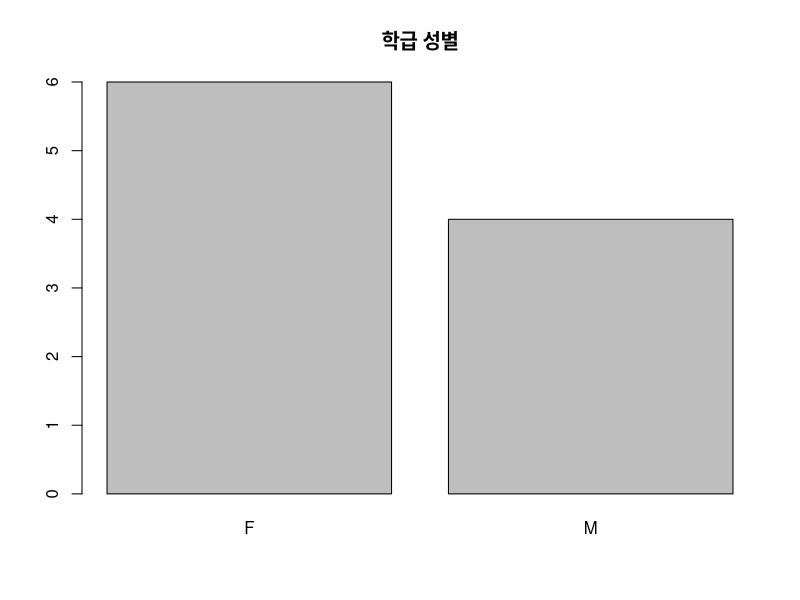
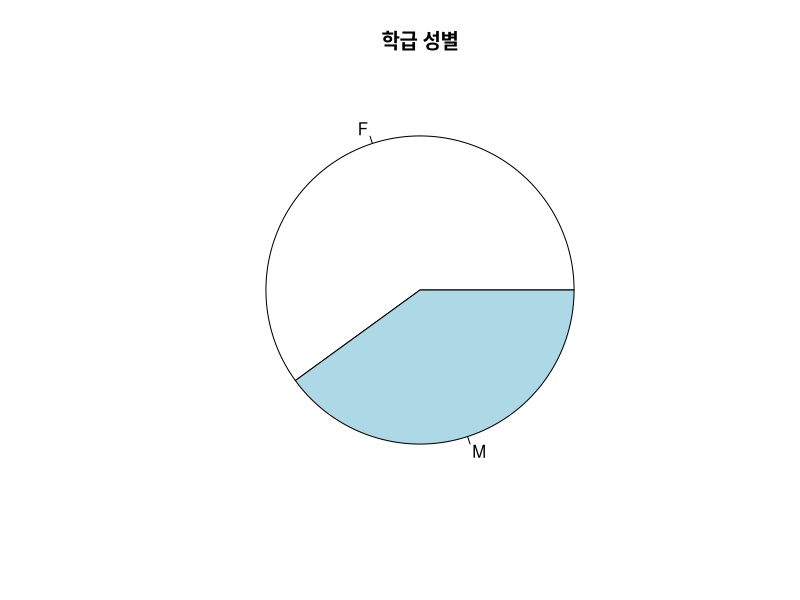
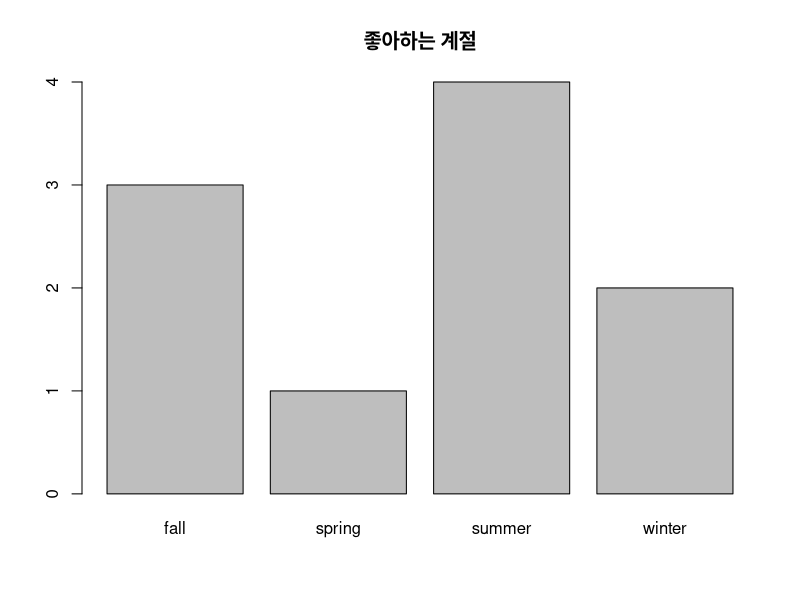
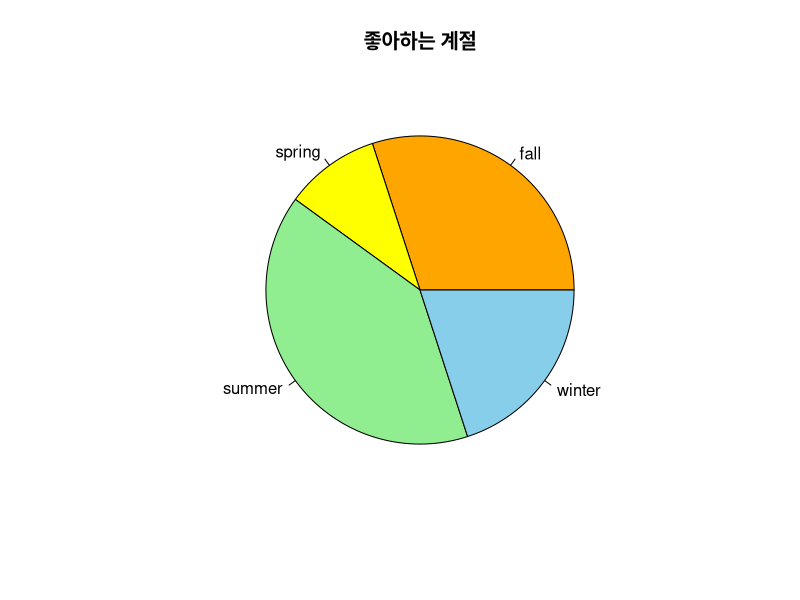
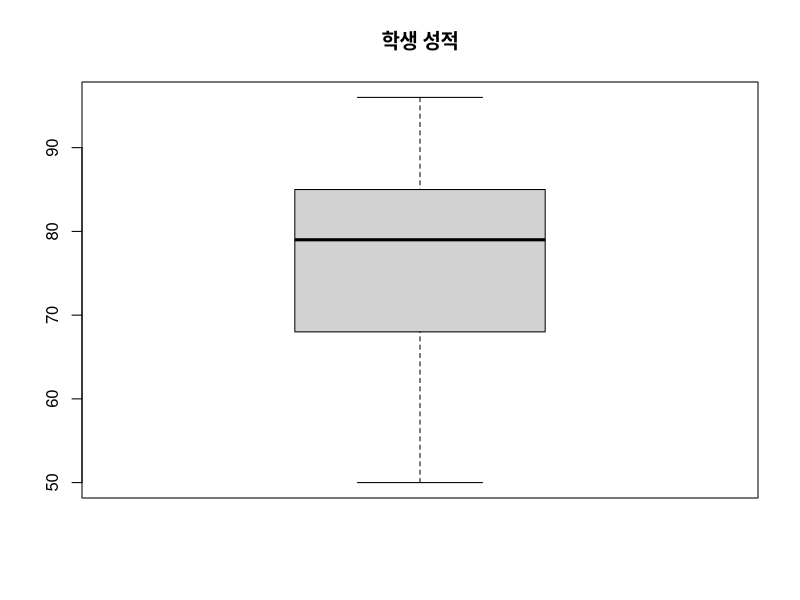
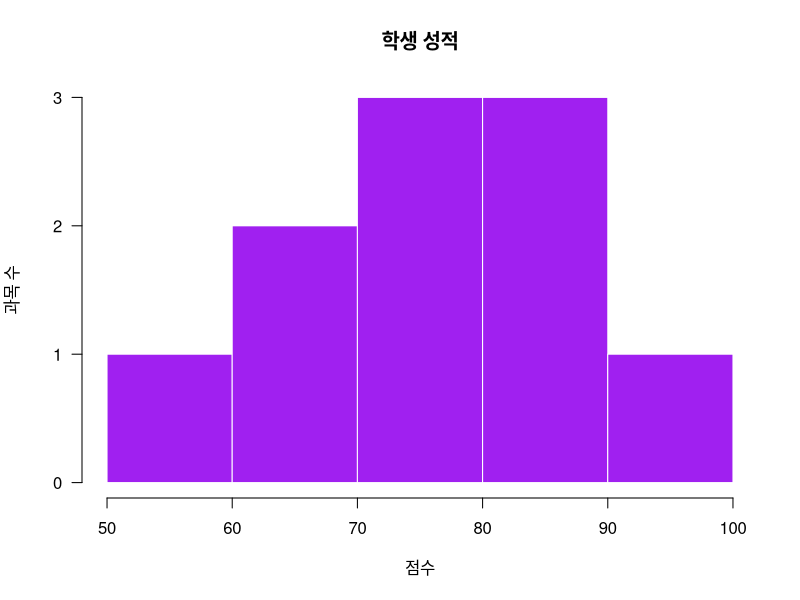
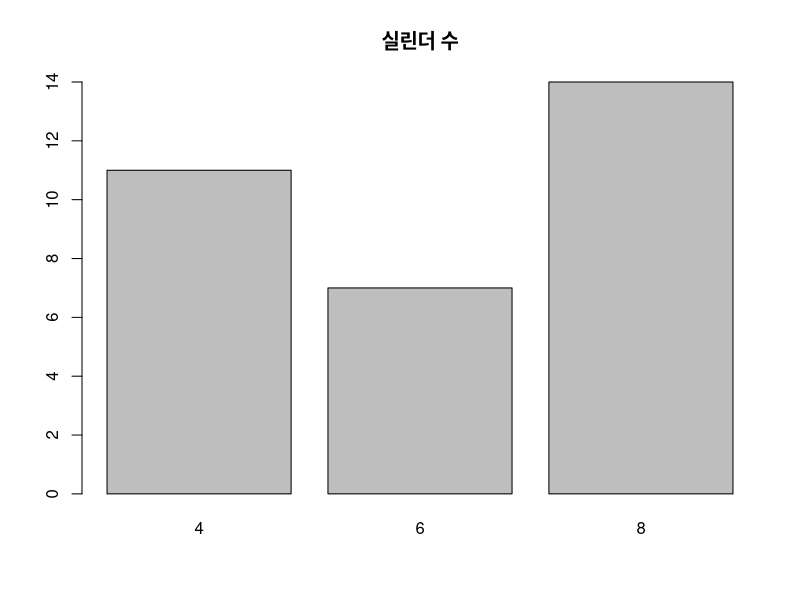
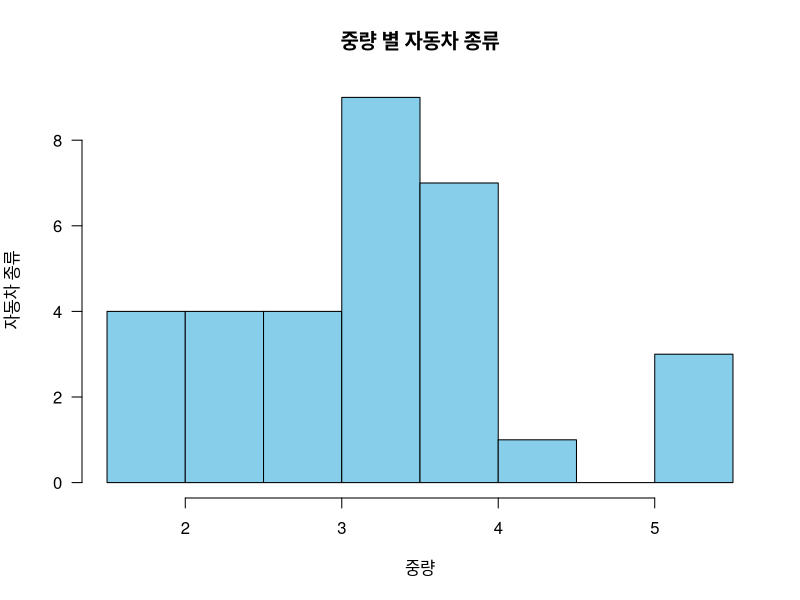

The R source for these figures, in order:
# 윤완덕 20200518

# 문1

# F F F M M F F F M M

# 1.위의 자료를 gender 벡터에 저장하시오.
gender <- c('F','F','F','M','M','F','F','F','M','M')
gender

# 2.gender에 있는 값들에 대해 도수분포표를 작성하여 출력하시오.
table(gender)

# 3.gender에 있는 값들에 대해 막대그래프를 작성하여 출력하시오.
barplot(table(gender),main = '학급 성별')

# 4. gender에 있는 값들에 대해 원그래프를 작성하여 출력하시오.
pie(table(gender),main = '학급 성별')


# 문2

# 여름 겨울 봄 가을 여름 가을 겨울 여름 여름 가을

# 1.위의 자료를 season 벡터에 저장하시오.
season <- c('summer','winter','spring','fall','summer','fall','winter','summer','summer','fall')
season

# 2. season에 있는 값들에 대해 도수분포표를 작성하여 출력하시오.
table(season)

# 3.season에 있는 값들에 대해 막대그래프를 작성하여 출력하시오.
barplot(table(season),main = '좋아하는 계절')

# 4.season에 있는 값들에 대해 원그래프를 작성하여 출력하시오.
pie(table(season),main = '좋아하는 계절', col= c('orange','yellow','lightgreen','skyblue'))


# 문3

# KOR  ENG ATH HIST SOC MUSIC BIO EARTH PHY ART
# 90 	85 	73 	80 	 85  65    78  50    68  96

# 1. 위 데이터를 score 벡터에 저장하시오(과목명은 데이터 이름으로 저장)
score <- c(90,85,73,80,85,65,78,50,68,96)
names(score) <- c('KOR','ENG','ATH','HIST','SOC','MUSIC','BIO','EARTH','PHY','ART')

# 2. score 벡터의 내용을 출력하시오.
score

# 3. 전체 성적의 평균과 중앙값을 각각 구하시오.
mean(score)
median(score)

# 4. 전체 성적의 표준편차를 출력하시오.
sd(score)

# 5.가장 성적이 높은 과목의 이름을 출력하시오.
names(score)[score==max(score)]

# 6.성적에 대한 상자그림을 작성하고, 이상치에 해당하는 과목이 있으면 출력하시오.
boxplot(score,main='학생 성적')  # 이상치 없음

# 7.다음 조건을 만족하는 위 성적에 대한 히스토그램을 작성하시오.
hist(score,main = '학생 성적', xlab='점수',ylab='과목 수',
     border='white',col='purple',las=1,breaks=5)


# 문4

mtcars
# 1. 중량(wt)의 평균값, 중앙값, 절사평균값(절사범위: 15%), 표준편차를 각각 구하시오.
mean(mtcars$wt)
median(mtcars$wt)
mean(mtcars$wt, tim=0.15)
sd(mtcars$wt)

# 2. 중량(wt)에 대해 summary( ) 함수의 적용 결과를 출력하시오.
summary(mtcars$wt)

# 3.실린더수(cyl)에 대해 도수분포표를 출력하시오.
table(mtcars$cyl)

# 4.앞에서 구한 도수분포표를 막대그래프로 출력하시오.
barplot(table(mtcars$cyl), main = '실린더 수')

# 5. 중량(wt)의 히스토그램을 출력하시오.
hist(mtcars$wt, main='중량 별 자동차 종류',xlab='중량',
      ylab='자동차 종류',border='black',col='skyblue',las=1,breaks=7)

# 6.중량(wt)에 대해 상자그림을 출력하시오.(단, 상자그림으로부터 관찰할 수 있는정보를 함께 출력하시오.)
boxplot(mtcars$wt, main='weight')
boxplot.stats(mtcars$wt)

# 7. 배기량(disp)에 대한 상자그림을 출력하시오.(단, 상자그림으로부터 관찰할 수 있는 정보를 함께 출력하시오.)
boxplot(mtcars$disp, main='배기량')
boxplot.stats(mtcars$disp)

# 8.기어수(gear)를 그룹 정보로 하여 연비(mpg) 자료에 대해 상자그림을 작성하고,
#   각 그룹의 상자그림을 비교하여 관찰할 수 있는 것이 무엇인지 나타내시오.
boxplot(mtcars$mpg~mtcars$gear, main='기어 수와 연비의 상관관계')


